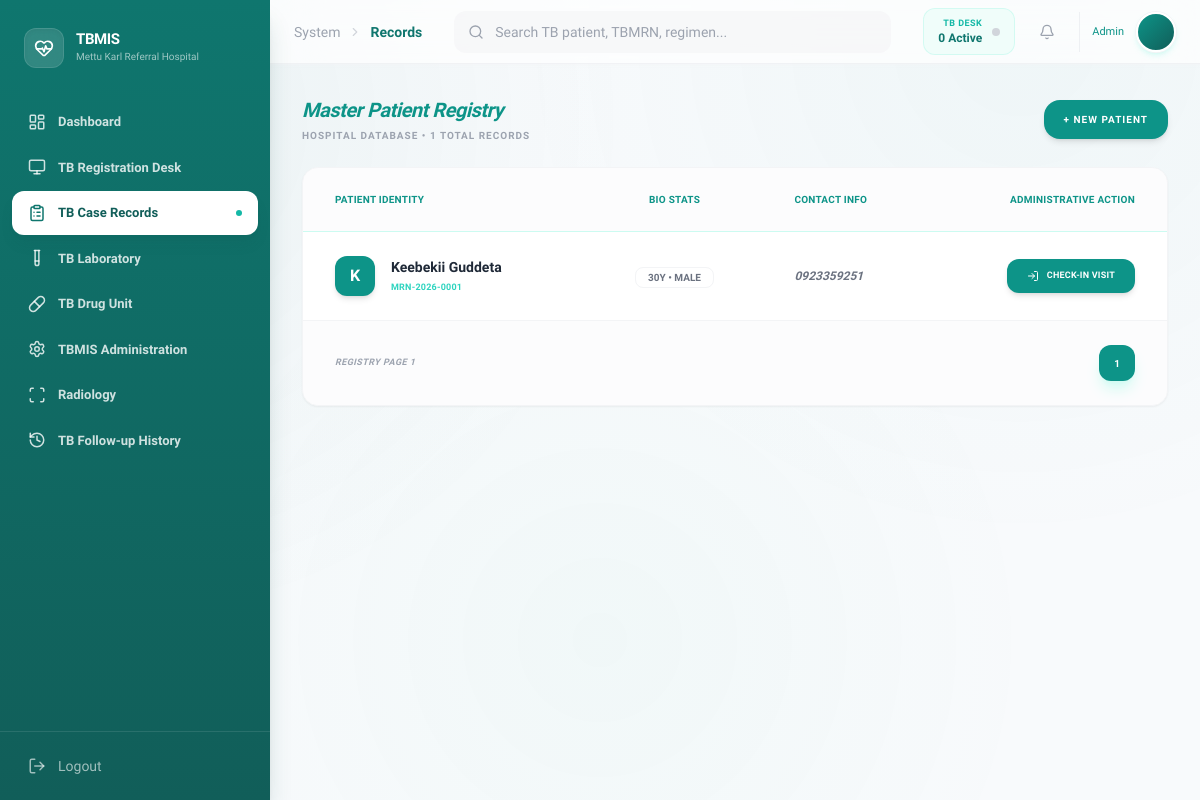
Page /index.php?page=records (signed in) on the committed database.
### tables this page shows
CREATE TABLE `patients` (
  `patient_id` varchar(20) NOT NULL,
  `medical_record_number` varchar(30) NOT NULL,
  `full_name` varchar(100) NOT NULL,
  `age` int(11) NOT NULL,
  `gender` varchar(10) NOT NULL,
  `address` varchar(255) DEFAULT NULL,
  `contact_details` varchar(100) DEFAULT NULL,
  `registered_date` date NOT NULL,
  `created_at` timestamp NOT NULL DEFAULT current_timestamp()
);

### includes/classes/patient.php (called while the page is built, shortened)
<?php
class Patient
{
    private $conn;
    private $table = "patients";
    public function __construct($db)
    {
        $this->conn = $db;
    }
    public function countSearch($term = "")
    {
        $query = "SELECT COUNT(*) FROM " . $this->table;
        $stmt = $this->conn->prepare($query);
        $stmt->execute();
        return $stmt->fetchColumn();
    }
    public function searchPaginated($term = "", $limit = 10, $offset = 0)
    {
        $query = "SELECT * FROM " . $this->table;
        $query .= " ORDER BY created_at DESC LIMIT :limit OFFSET :offset";
        $stmt = $this->conn->prepare($query);
        $stmt->bindValue(':limit', (int) $limit, PDO::PARAM_INT);
        $stmt->bindValue(':offset', (int) $offset, PDO::PARAM_INT);
        $stmt->execute();
        return $stmt;
    }
}

### modules/medical-record/index.php (the view, shortened to what this page needs)
<?php
$limit = 8;
$current_page = isset($_GET['p']) ? (int) $_GET['p'] : 1;
$offset = ($current_page - 1) * $limit;
$searchTerm = $_GET['q'] ?? "";
$total_records = $patientObj->countSearch($searchTerm);
$total_pages = ceil($total_records / $limit);
$stmt = $patientObj->searchPaginated($searchTerm, $limit, $offset);
?>
<div class="space-y-6">
    <div class="flex flex-col lg:flex-row lg:items-center justify-between gap-4">
        <div>
            <h1 class="text-xl font-bold text-gray-800 tracking-tight italic text-teal-600">Master Patient
                Registry</h1>
            <p class="text-[10px] text-gray-400 font-bold uppercase tracking-widest mt-1">Hospital Database •
                <?php echo $total_records; ?> Total Records</p>
        </div>
        <div class="flex items-center gap-3">
            <a href="index.php?page=registration"
                class="px-5 py-3 bg-teal-600 text-white rounded-2xl font-semibold text-[10px] uppercase tracking-widest shadow-md hover:bg-teal-700 hover:shadow-lg transition-all">+
                New Patient</a>
        </div>
    </div>
    <div class="bg-white rounded-2xl border border-gray-100 shadow-sm overflow-hidden transition-all">
        <table class="w-full text-left">
            <thead
                class="bg-gray-50/50 text-[10px] font-semibold text-teal-600 uppercase tracking-wide border-b border-teal-100">
                <tr>
                    <th class="px-8 py-6">Patient Identity</th>
                    <th class="px-8 py-6 text-center">Bio Stats</th>
                    <th class="px-8 py-6">Contact Info</th>
                    <th class="px-8 py-6 text-right">Administrative Action</th>
                </tr>
            </thead>
            <tbody class="divide-y divide-gray-50">
                <?php while ($p = $stmt->fetch(PDO::FETCH_ASSOC)):
                    $initials = strtoupper(substr($p['full_name'], 0, 1));
                    ?>
                    <tr class="hover:bg-teal-50/20 transition-colors group">
                        <td class="px-8 py-6">
                            <div class="flex items-center gap-4">
                                <div
                                    class="w-10 h-10 rounded-xl bg-teal-600 text-white flex items-center justify-center font-bold shadow-md">
                                    <?php echo $initials; ?></div>
                                <div>
                                    <p class="font-semibold text-gray-800 text-sm"><?php echo $p['full_name']; ?></p>
                                    <p class="text-[9px] font-semibold text-teal-400 tracking-wide mt-1">
                                        <?php echo $p['medical_record_number']; ?></p>
                                </div>
                            </div>
                        </td>
                        <td class="px-8 py-6 text-center">
                            <span
                                class="px-3 py-1 bg-white border border-gray-100 rounded-lg text-[10px] font-semibold text-gray-500 uppercase"><?php echo $p['age']; ?>Y
                                • <?php echo $p['gender']; ?></span>
                        </td>
                        <td class="px-8 py-6 text-xs font-bold text-gray-500 italic"><?php echo $p['contact_details']; ?>
                        </td>
                        <td class="px-8 py-6 text-right">
                            <button
                                onclick="openCheckinModal('<?php echo $p['patient_id']; ?>', '<?php echo addslashes($p['full_name']); ?>')"
                                class="inline-flex items-center gap-2 px-5 py-2.5 bg-teal-600 text-white rounded-xl font-semibold text-[9px] uppercase tracking-wide hover:bg-teal-700 transition-all shadow-md">
                                <i data-lucide="log-in" class="w-3 h-3"></i> Check-in Visit
                            </button>
                        </td>
                    </tr>
                <?php endwhile; ?>
            </tbody>
        </table>
        <div class="px-8 py-6 bg-gray-50/50 border-t border-gray-100 flex items-center justify-between">
            <span class="text-[9px] font-semibold text-gray-400 uppercase tracking-wider italic">Registry Page
                <?php echo $current_page; ?></span>
            <div class="flex gap-1.5">
                <?php for ($i = 1; $i <= $total_pages; $i++): ?>
                    <a href="index.php?page=records&p=<?php echo $i; ?>&q=<?php echo $searchTerm; ?>"
                        class="w-9 h-9 flex items-center justify-center rounded-xl font-semibold text-[10px] transition-all <?php echo ($i == $current_page) ? 'bg-teal-600 text-white shadow-lg shadow-teal-100' : 'bg-white text-gray-400 border border-gray-100'; ?>">
                        <?php echo $i; ?>
                    </a>
                <?php endfor; ?>
            </div>
        </div>
    </div>
</div>

### index.php (style rules this page uses)
body { font-family: 'Sora', sans-serif; background: #F8FAFC; }
body::before { content: ''; position: fixed; top: 0; left: 0; right: 0; bottom: 0; background: radial-gradient(circle at 10% 15%, rgba(15, 118, 110, 0.06), transparent 40%), radial-gradient(circle at 85% 5%, rgba(13, 148, 136, 0.04), transparent 40%), radial-gradient(circle at 50% 80%, rgba(16, 185, 129, 0.03), transparent 50%); pointer-events: none; z-index: 0; }
*, *::before, *::after { transition-property: color, background-color, border-color, box-shadow, transform, opacity; transition-timing-function: cubic-bezier(0.4, 0, 0.2, 1); }

### rows in the picture
patients: full_name "K", full_name "Keebekii Guddeta", medical_record_number "MRN-2026-0001", age "30", gender "MALE", contact_details "0923359251"

### other values in the picture
$item['label'] "Dashboard"
$item['label'] "TB Registration Desk"
$item['label'] "TB Case Records"
$item['label'] "TB Laboratory"
$item['label'] "TB Drug Unit"
$item['label'] "TBMIS Administration"
$item['label'] "Radiology"
$item['label'] "TB Follow-up History"
str_replace('-', ' ', $page) "Records"
$myLoad "0"
$_SESSION['role'] "Admin"
$total_records "1"
$current_page "1"
